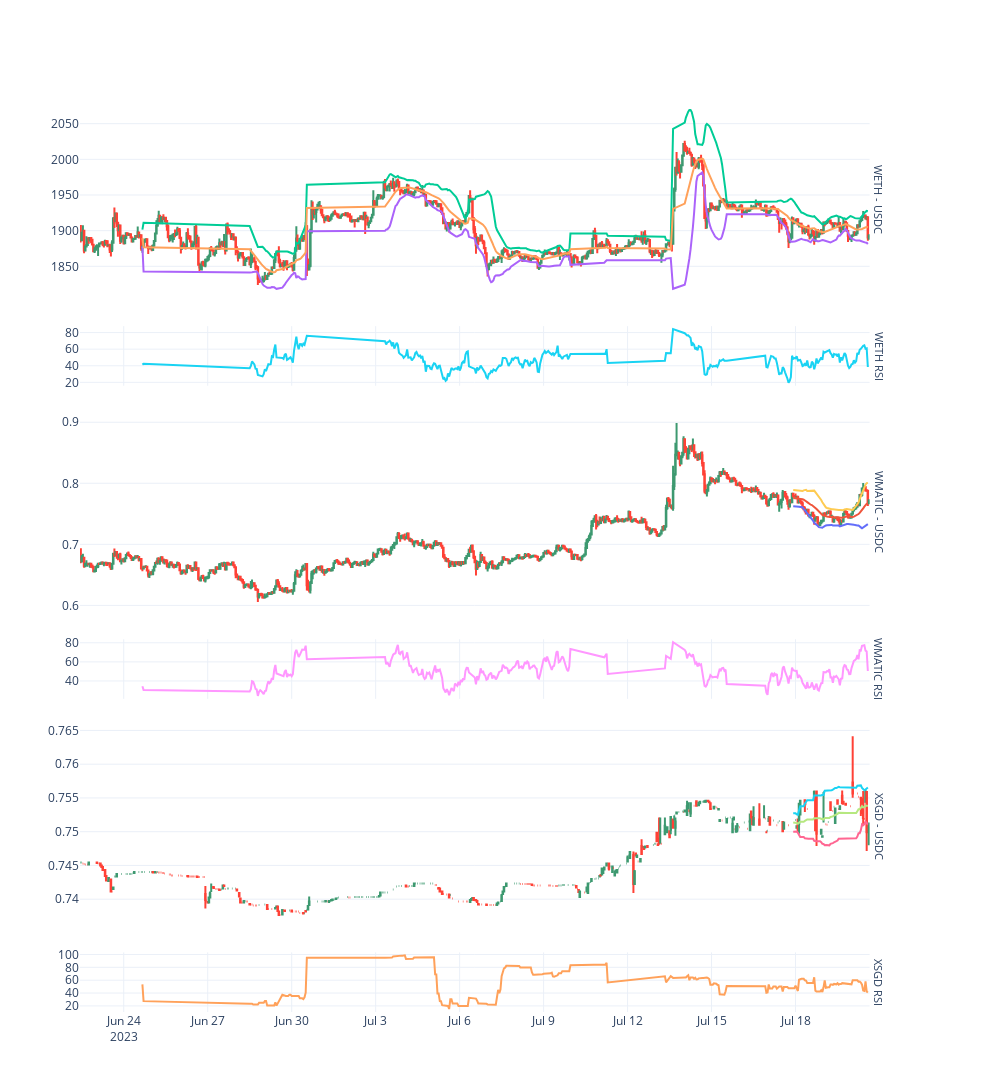

Notebook code cell kept with this figure:
### Code cell
from tradeexecutor.visual.multiple_pairs import visualise_multiple_pairs

visualise_multiple_pairs(
    state, 
    universe.universe.candles,
    show_trades=False
)
